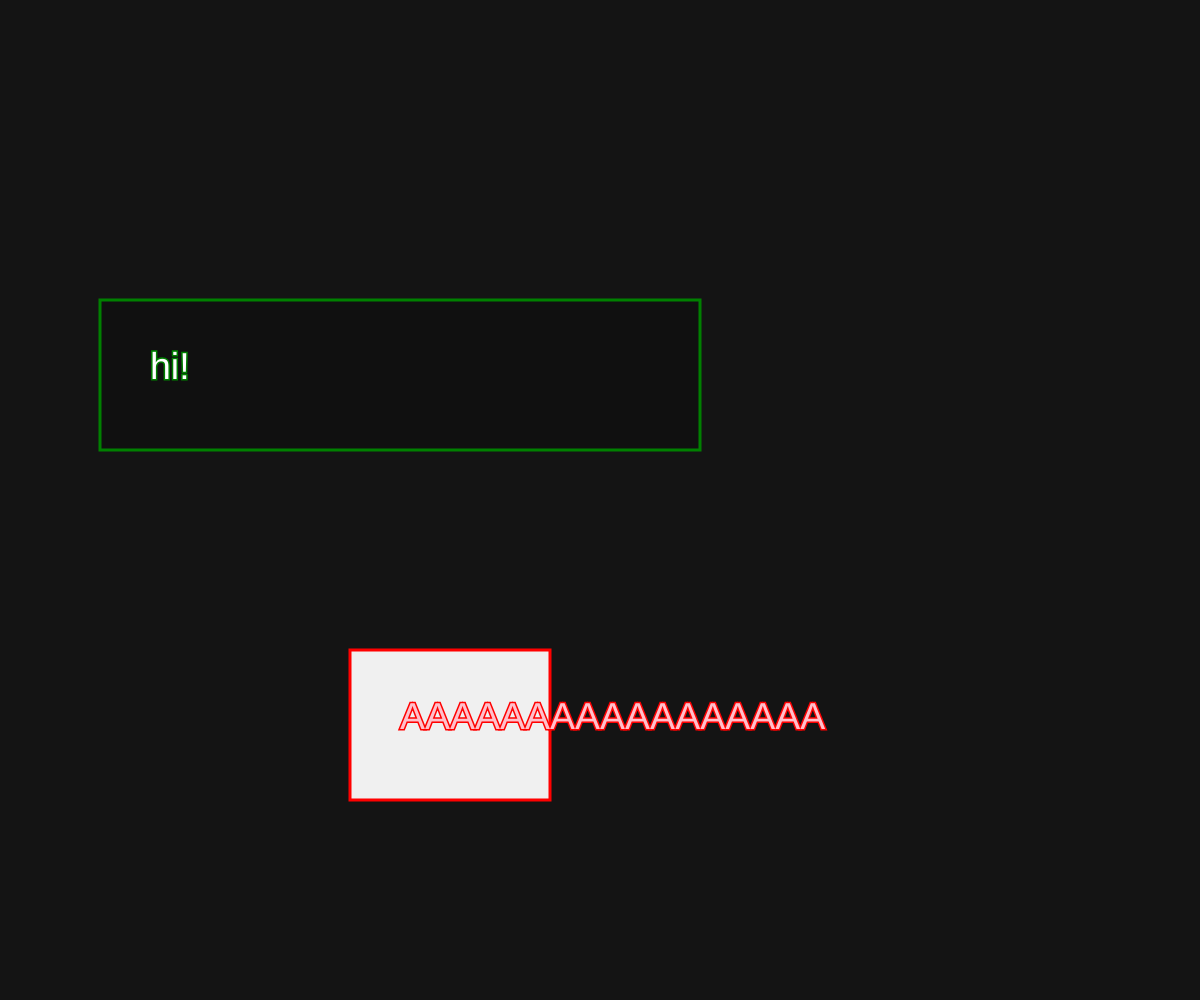
Frame 1 (no input)
Frame 60 (no input): identical to frame 1, image omitted
Frame 120 (the mouse pressed at the canvas centre since frame 60): identical to frame 1, image omitted

The p5.js sketch that drew this single still picture (run headless with seeded random() and noise() and a simulated clock; from frame 60 on, the mouse is pressed at the canvas centre):

// p5.js sketch
// ── sketch.js
// Project Title
// Your Name
// Date
//
// Extra for Experts:
// - describe what you did to take this project "above and beyond"

let bgButton
let shapeButton

function setup() {
  createCanvas(windowWidth, windowHeight);
  bgButton = new Button(100,300,600,150, 'hi!', "green", 020, 35, 45,"white")
  shapeButton = new Button(350,650,200,150, 'AAAAAAAAAAAAAAAAA', "red", 240, 220, 200, "pink")
}

function windowResized(){
  createCanvas(windowWidth, windowHeight);
}

function draw() {
  background (20)
  bgButton.display()
  shapeButton.display()
}

class Button {
  constructor(x,y,buttonWidth, buttonHeight, text, accent, norm, hover, click, txtcolor) {
    this.x = x;
    this.y = y;
    this.width = buttonWidth;
    this.height = buttonHeight;
    this.normColor = norm
    this.edgeColor = accent
    this.hoverColor = hover
    this.clickColor = click
    this.text = text
    this.textColor = txtcolor
  }
  display(){
    if(this.isPointInButton(mouseX,mouseY)){
      if(mouseIsPressed){
        fill(this.clickColor);
      }
      else{fill(this.hoverColor);}
    }
    else{fill(this.normColor);}
    stroke(this.edgeColor)
    strokeWeight(3)
    rect(this.x,this.y,this.width,this.height)
    noStroke;
    textSize(this.height/4)
    fill(this.textColor)
    text(this.text,this.x+50,this.y+50,this.width-50,this.height-50)
  }
  isPointInButton(x,y){
    return( x>this.x && x<this.x+this.width && y>this.y && y<this.y+this.height)
  }
}
